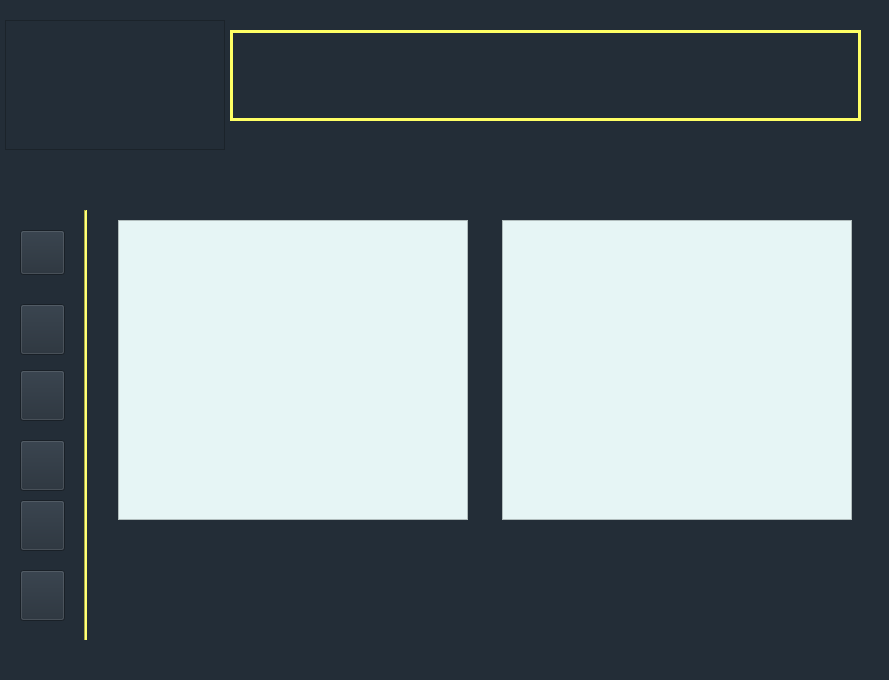
<?xml version="1.0" encoding="UTF-8"?>
<ui version="4.0">
 <class>MainWindow</class>
 <widget class="QMainWindow" name="MainWindow">
  <property name="geometry">
   <rect>
    <x>0</x>
    <y>0</y>
    <width>889</width>
    <height>680</height>
   </rect>
  </property>
  <property name="windowTitle">
   <string>MainWindow</string>
  </property>
  <property name="styleSheet">
   <string notr="true">background-color: rgb(35, 45, 55);</string>
  </property>
  <widget class="QWidget" name="centralwidget">
   <widget class="QPushButton" name="pushButton">
    <property name="geometry">
     <rect>
      <x>20</x>
      <y>230</y>
      <width>45</width>
      <height>45</height>
     </rect>
    </property>
    <property name="cursor">
     <cursorShape>PointingHandCursor</cursorShape>
    </property>
    <property name="styleSheet">
     <string notr="true">QPushButton {
	background-image: url(:/iconecriar/iconecriar.png);
	background-repeat: no repeat;
	background-position: center;
}
QPushButton:hover {
	background-image: url(:/iconecriar2/iconecriar2.png);
	background-repeat: no repeat;
	background-position: center;
}</string>
    </property>
   </widget>
   <widget class="QPushButton" name="pushButton_2">
    <property name="geometry">
     <rect>
      <x>20</x>
      <y>304</y>
      <width>45</width>
      <height>51</height>
     </rect>
    </property>
    <property name="cursor">
     <cursorShape>PointingHandCursor</cursorShape>
    </property>
    <property name="styleSheet">
     <string notr="true">QPushButton {
	
	background-image: url(:/iconemontar/iconemontar.png);
	background-repeat: no repeat;
	background-position: center;
}
QPushButton:hover {
	
	background-image: url(:/iconemontar2/iconemontar2.png);
	background-repeat: no repeat;
	background-position: center;
}</string>
    </property>
   </widget>
   <widget class="QPushButton" name="pushButton_3">
    <property name="geometry">
     <rect>
      <x>20</x>
      <y>370</y>
      <width>45</width>
      <height>51</height>
     </rect>
    </property>
    <property name="cursor">
     <cursorShape>PointingHandCursor</cursorShape>
    </property>
    <property name="styleSheet">
     <string notr="true">QPushButton {
	
	background-repeat: no repeat;
	background-image: url(:/iconeverificar/iconeverificar.png);
	background-position: center;
}
QPushButton:hover {
	
	
	background-image: url(:/iconeverificar2/iconeverificar2.png);
	background-repeat: no repeat;
	background-position: center;
}</string>
    </property>
   </widget>
   <widget class="QPushButton" name="pushButton_4">
    <property name="geometry">
     <rect>
      <x>20</x>
      <y>440</y>
      <width>45</width>
      <height>51</height>
     </rect>
    </property>
    <property name="cursor">
     <cursorShape>PointingHandCursor</cursorShape>
    </property>
    <property name="styleSheet">
     <string notr="true">QPushButton {
	background-repeat: no repeat;
	
	background-image: url(:/seguientresi/seguirentresi.png);
	background-position: center;
}
QPushButton:hover {
	
	background-image: url(:/iconesbutton/seguirentresi2.png);
	background-repeat: no repeat;
	background-position: center;
}</string>
    </property>
   </widget>
   <widget class="QPushButton" name="pushButton_5">
    <property name="geometry">
     <rect>
      <x>20</x>
      <y>500</y>
      <width>45</width>
      <height>51</height>
     </rect>
    </property>
    <property name="cursor">
     <cursorShape>PointingHandCursor</cursorShape>
    </property>
    <property name="styleSheet">
     <string notr="true">QPushButton {
	background-repeat: no repeat;
	background-image: url(:/verificadorgni/verificadorgni.png);
	background-position: center;
}
QPushButton:hover {
	background-image: url(:/verificadorgni2/verificadorgni2.png);
	background-repeat: no repeat;
	background-position: center;
}</string>
    </property>
   </widget>
   <widget class="QPushButton" name="pushButton_6">
    <property name="geometry">
     <rect>
      <x>20</x>
      <y>570</y>
      <width>45</width>
      <height>51</height>
     </rect>
    </property>
    <property name="cursor">
     <cursorShape>PointingHandCursor</cursorShape>
    </property>
    <property name="styleSheet">
     <string notr="true">QPushButton {
	background-repeat: no repeat;
	background-image: url(:/iconeconfiguracao/iconeconfiguracao.png);
	background-position: center;
}
QPushButton:hover {
	background-image: url(:/iconeconfiguracao2/iconeconfiguracao2.png);
	background-repeat: no repeat;
	background-position: center;
}</string>
    </property>
   </widget>
   <widget class="QFrame" name="frame">
    <property name="geometry">
     <rect>
      <x>5</x>
      <y>20</y>
      <width>220</width>
      <height>130</height>
     </rect>
    </property>
    <property name="styleSheet">
     <string notr="true">background-image: url(:/logo2/logo2.png);
background-position: center;
background-repeat: no repeat</string>
    </property>
    <property name="frameShape">
     <enum>QFrame::StyledPanel</enum>
    </property>
    <property name="frameShadow">
     <enum>QFrame::Raised</enum>
    </property>
   </widget>
   <widget class="Line" name="line">
    <property name="geometry">
     <rect>
      <x>84</x>
      <y>210</y>
      <width>3</width>
      <height>430</height>
     </rect>
    </property>
    <property name="styleSheet">
     <string notr="true">background-color: rgb(255, 255, 100);</string>
    </property>
    <property name="orientation">
     <enum>Qt::Vertical</enum>
    </property>
   </widget>
   <widget class="QListView" name="listView">
    <property name="geometry">
     <rect>
      <x>230</x>
      <y>30</y>
      <width>631</width>
      <height>91</height>
     </rect>
    </property>
    <property name="font">
     <font>
      <family>Arial Black</family>
      <weight>75</weight>
      <bold>true</bold>
     </font>
    </property>
    <property name="styleSheet">
     <string notr="true">border: 3px solid rgb(255,255,100)</string>
    </property>
   </widget>
   <widget class="QListView" name="listView_2">
    <property name="geometry">
     <rect>
      <x>118</x>
      <y>220</y>
      <width>350</width>
      <height>300</height>
     </rect>
    </property>
    <property name="styleSheet">
     <string notr="true">background-color: rgb(230,245,245);</string>
    </property>
   </widget>
   <widget class="QListView" name="listView_3">
    <property name="geometry">
     <rect>
      <x>502</x>
      <y>220</y>
      <width>350</width>
      <height>300</height>
     </rect>
    </property>
    <property name="styleSheet">
     <string notr="true">background-color: rgb(230,245,245);</string>
    </property>
   </widget>
  </widget>
 </widget>
 <resources>
  <include location="icons.qrc"/>
  <include location="logo2.qrc"/>
 </resources>
 <connections/>
</ui>
